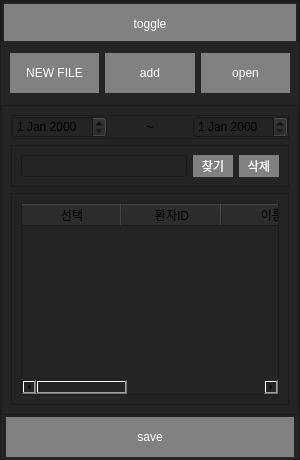
           <widget class="QFrame" name="frame_left_menu">
            <property name="minimumSize">
             <size>
              <width>300</width>
              <height>0</height>
             </size>
            </property>
            <property name="maximumSize">
             <size>
              <width>300</width>
              <height>16777215</height>
             </size>
            </property>
            <property name="styleSheet">
             <string notr="true">background-color: rgb(36, 36, 36);</string>
            </property>
            <property name="frameShape">
             <enum>QFrame::StyledPanel</enum>
            </property>
            <property name="frameShadow">
             <enum>QFrame::Raised</enum>
            </property>
            <layout class="QVBoxLayout" name="verticalLayout_2">
             <property name="spacing">
              <number>0</number>
             </property>
             <property name="leftMargin">
              <number>0</number>
             </property>
             <property name="topMargin">
              <number>0</number>
             </property>
             <property name="rightMargin">
              <number>0</number>
             </property>
             <property name="bottomMargin">
              <number>0</number>
             </property>
             <item>
              <widget class="QFrame" name="frame_5">
               <property name="minimumSize">
                <size>
                 <width>0</width>
                 <height>40</height>
                </size>
               </property>
               <property name="maximumSize">
                <size>
                 <width>16777215</width>
                 <height>40</height>
                </size>
               </property>
               <property name="frameShape">
                <enum>QFrame::StyledPanel</enum>
               </property>
               <property name="frameShadow">
                <enum>QFrame::Raised</enum>
               </property>
               <layout class="QVBoxLayout" name="verticalLayout_9">
                <property name="spacing">
                 <number>0</number>
                </property>
                <property name="leftMargin">
                 <number>2</number>
                </property>
                <property name="topMargin">
                 <number>2</number>
                </property>
                <property name="rightMargin">
                 <number>2</number>
                </property>
                <property name="bottomMargin">
                 <number>2</number>
                </property>
                <item>
                 <widget class="QPushButton" name="btn_toggle">
                  <property name="sizePolicy">
                   <sizepolicy hsizetype="Preferred" vsizetype="Preferred">
                    <horstretch>0</horstretch>
                    <verstretch>0</verstretch>
                   </sizepolicy>
                  </property>
                  <property name="minimumSize">
                   <size>
                    <width>0</width>
                    <height>40</height>
                   </size>
                  </property>
                  <property name="maximumSize">
                   <size>
                    <width>16777215</width>
                    <height>40</height>
                   </size>
                  </property>
                  <property name="styleSheet">
                   <string notr="true">QPushButton{
	color: rgb(255, 255, 255);
	
	background-color: rgb(129, 129, 129);
	border:0px solid;
}
QPushButton:hover{
	
	background-color: rgb(152, 255, 140);
}</string>
                  </property>
                  <property name="text">
                   <string>toggle</string>
                  </property>
                 </widget>
                </item>
               </layout>
              </widget>
             </item>
             <item>
              <widget class="QFrame" name="top_menus">
               <property name="maximumSize">
                <size>
                 <width>16777215</width>
                 <height>100</height>
                </size>
               </property>
               <property name="frameShape">
                <enum>QFrame::NoFrame</enum>
               </property>
               <property name="frameShadow">
                <enum>QFrame::Raised</enum>
               </property>
               <layout class="QHBoxLayout" name="horizontalLayout_13">
                <property name="spacing">
                 <number>-1</number>
                </property>
                <property name="topMargin">
                 <number>12</number>
                </property>
                <property name="bottomMargin">
                 <number>12</number>
                </property>
                <item>
                 <widget class="QPushButton" name="btn_new_file">
                  <property name="sizePolicy">
                   <sizepolicy hsizetype="Preferred" vsizetype="Preferred">
                    <horstretch>0</horstretch>
                    <verstretch>0</verstretch>
                   </sizepolicy>
                  </property>
                  <property name="minimumSize">
                   <size>
                    <width>0</width>
                    <height>0</height>
                   </size>
                  </property>
                  <property name="styleSheet">
                   <string notr="true">QPushButton{
	color: rgb(255, 255, 255);
	
	background-color: rgb(129, 129, 129);
	border:0px solid;
}
QPushButton:hover{
	
	background-color: rgb(152, 255, 140);
}</string>
                  </property>
                  <property name="text">
                   <string>NEW FILE</string>
                  </property>
                 </widget>
                </item>
                <item>
                 <widget class="QPushButton" name="btn_add">
                  <property name="sizePolicy">
                   <sizepolicy hsizetype="Preferred" vsizetype="Preferred">
                    <horstretch>0</horstretch>
                    <verstretch>0</verstretch>
                   </sizepolicy>
                  </property>
                  <property name="minimumSize">
                   <size>
                    <width>0</width>
                    <height>40</height>
                   </size>
                  </property>
                  <property name="styleSheet">
                   <string notr="true">QPushButton{
	color: rgb(255, 255, 255);
	
	background-color: rgb(129, 129, 129);
	border:0px solid;
}
QPushButton:hover{
	
	background-color: rgb(152, 255, 140);
}</string>
                  </property>
                  <property name="text">
                   <string>add</string>
                  </property>
                 </widget>
                </item>
                <item>
                 <widget class="QPushButton" name="btn_open">
                  <property name="sizePolicy">
                   <sizepolicy hsizetype="Preferred" vsizetype="Preferred">
                    <horstretch>0</horstretch>
                    <verstretch>0</verstretch>
                   </sizepolicy>
                  </property>
                  <property name="minimumSize">
                   <size>
                    <width>0</width>
                    <height>40</height>
                   </size>
                  </property>
                  <property name="styleSheet">
                   <string notr="true">QPushButton{
	color: rgb(255, 255, 255);
	
	background-color: rgb(129, 129, 129);
	border:0px solid;
}
QPushButton:hover{
	
	background-color: rgb(152, 255, 140);
}</string>
                  </property>
                  <property name="text">
                   <string>open</string>
                  </property>
                 </widget>
                </item>
               </layout>
              </widget>
             </item>
             <item>
              <widget class="QFrame" name="frame_4">
               <property name="minimumSize">
                <size>
                 <width>0</width>
                 <height>0</height>
                </size>
               </property>
               <property name="frameShape">
                <enum>QFrame::StyledPanel</enum>
               </property>
               <property name="frameShadow">
                <enum>QFrame::Raised</enum>
               </property>
               <layout class="QVBoxLayout" name="verticalLayout_3">
                <property name="spacing">
                 <number>6</number>
                </property>
                <item>
                 <widget class="QFrame" name="frame_32">
                  <property name="maximumSize">
                   <size>
                    <width>16777215</width>
                    <height>60</height>
                   </size>
                  </property>
                  <property name="frameShape">
                   <enum>QFrame::StyledPanel</enum>
                  </property>
                  <property name="frameShadow">
                   <enum>QFrame::Raised</enum>
                  </property>
                  <layout class="QHBoxLayout" name="horizontalLayout_14">
                   <property name="spacing">
                    <number>0</number>
                   </property>
                   <property name="leftMargin">
                    <number>0</number>
                   </property>
                   <property name="topMargin">
                    <number>0</number>
                   </property>
                   <property name="rightMargin">
                    <number>0</number>
                   </property>
                   <property name="bottomMargin">
                    <number>0</number>
                   </property>
                   <item>
                    <widget class="QDateEdit" name="dateEdit">
                     <property name="styleSheet">
                      <string notr="true">color: rgb(0, 0, 0);</string>
                     </property>
                    </widget>
                   </item>
                   <item>
                    <widget class="QLabel" name="label_17">
                     <property name="text">
                      <string>~</string>
                     </property>
                     <property name="alignment">
                      <set>Qt::AlignCenter</set>
                     </property>
                    </widget>
                   </item>
                   <item>
                    <widget class="QDateEdit" name="dateEdit_2">
                     <property name="styleSheet">
                      <string notr="true">color: rgb(0, 0, 0);</string>
                     </property>
                    </widget>
                   </item>
                  </layout>
                 </widget>
                </item>
                <item>
                 <widget class="QFrame" name="frame_33">
                  <property name="maximumSize">
                   <size>
                    <width>16777215</width>
                    <height>60</height>
                   </size>
                  </property>
                  <property name="frameShape">
                   <enum>QFrame::StyledPanel</enum>
                  </property>
                  <property name="frameShadow">
                   <enum>QFrame::Raised</enum>
                  </property>
                  <layout class="QHBoxLayout" name="horizontalLayout_15">
                   <item>
                    <widget class="QLineEdit" name="lineEdit"/>
                   </item>
                   <item>
                    <widget class="QPushButton" name="btn_search">
                     <property name="sizePolicy">
                      <sizepolicy hsizetype="Preferred" vsizetype="Preferred">
                       <horstretch>0</horstretch>
                       <verstretch>0</verstretch>
                      </sizepolicy>
                     </property>
                     <property name="minimumSize">
                      <size>
                       <width>40</width>
                       <height>0</height>
                      </size>
                     </property>
                     <property name="maximumSize">
                      <size>
                       <width>40</width>
                       <height>16777215</height>
                      </size>
                     </property>
                     <property name="styleSheet">
                      <string notr="true">QPushButton{
	color: rgb(255, 255, 255);
	
	background-color: rgb(129, 129, 129);
	border:0px solid;
}
QPushButton:hover{
	
	background-color: rgb(152, 255, 140);
}</string>
                     </property>
                     <property name="text">
                      <string>찾기</string>
                     </property>
                    </widget>
                   </item>
                   <item>
                    <widget class="QPushButton" name="btn_delete">
                     <property name="sizePolicy">
                      <sizepolicy hsizetype="Preferred" vsizetype="Preferred">
                       <horstretch>0</horstretch>
                       <verstretch>0</verstretch>
                      </sizepolicy>
                     </property>
                     <property name="minimumSize">
                      <size>
                       <width>40</width>
                       <height>0</height>
                      </size>
                     </property>
                     <property name="maximumSize">
                      <size>
                       <width>40</width>
                       <height>16777215</height>
                      </size>
                     </property>
                     <property name="styleSheet">
                      <string notr="true">QPushButton{
	color: rgb(255, 255, 255);
	
	background-color: rgb(129, 129, 129);
	border:0px solid;
}
QPushButton:hover{
	
	background-color: rgb(152, 255, 140);
}</string>
                     </property>
                     <property name="text">
                      <string>삭제</string>
                     </property>
                    </widget>
                   </item>
                  </layout>
                 </widget>
                </item>
                <item>
                 <widget class="QFrame" name="frame_34">
                  <property name="frameShape">
                   <enum>QFrame::StyledPanel</enum>
                  </property>
                  <property name="frameShadow">
                   <enum>QFrame::Raised</enum>
                  </property>
                  <layout class="QVBoxLayout" name="verticalLayout_21">
                   <item>
                    <widget class="QTableWidget" name="tableWidget">
                     <property name="sizePolicy">
                      <sizepolicy hsizetype="Preferred" vsizetype="Preferred">
                       <horstretch>0</horstretch>
                       <verstretch>0</verstretch>
                      </sizepolicy>
                     </property>
                     <column>
                      <property name="text">
                       <string>선택</string>
                      </property>
                     </column>
                     <column>
                      <property name="text">
                       <string>환자ID</string>
                      </property>
                     </column>
                     <column>
                      <property name="text">
                       <string>이름</string>
                      </property>
                     </column>
                     <column>
                      <property name="text">
                       <string>검사일시</string>
                      </property>
                     </column>
                     <column>
                      <property name="text">
                       <string>점수</string>
                      </property>
                     </column>
                    </widget>
                   </item>
                  </layout>
                 </widget>
                </item>
               </layout>
              </widget>
             </item>
             <item>
              <widget class="QFrame" name="top_menus_2">
               <property name="maximumSize">
                <size>
                 <width>16777215</width>
                 <height>100</height>
                </size>
               </property>
               <property name="frameShape">
                <enum>QFrame::NoFrame</enum>
               </property>
               <property name="frameShadow">
                <enum>QFrame::Raised</enum>
               </property>
               <layout class="QVBoxLayout" name="verticalLayout_8">
                <property name="spacing">
                 <number>0</number>
                </property>
                <property name="leftMargin">
                 <number>5</number>
                </property>
                <property name="topMargin">
                 <number>2</number>
                </property>
                <property name="rightMargin">
                 <number>5</number>
                </property>
                <property name="bottomMargin">
                 <number>2</number>
                </property>
                <item>
                 <widget class="QPushButton" name="btn_save_2">
                  <property name="minimumSize">
                   <size>
                    <width>0</width>
                    <height>40</height>
                   </size>
                  </property>
                  <property name="styleSheet">
                   <string notr="true">QPushButton{
	color: rgb(255, 255, 255);
	
	background-color: rgb(129, 129, 129);
	border:0px solid;
}
QPushButton:hover{
	
	background-color: rgb(152, 255, 140);
}</string>
                  </property>
                  <property name="text">
                   <string>save</string>
                  </property>
                 </widget>
                </item>
               </layout>
              </widget>
             </item>
            </layout>
           </widget>
